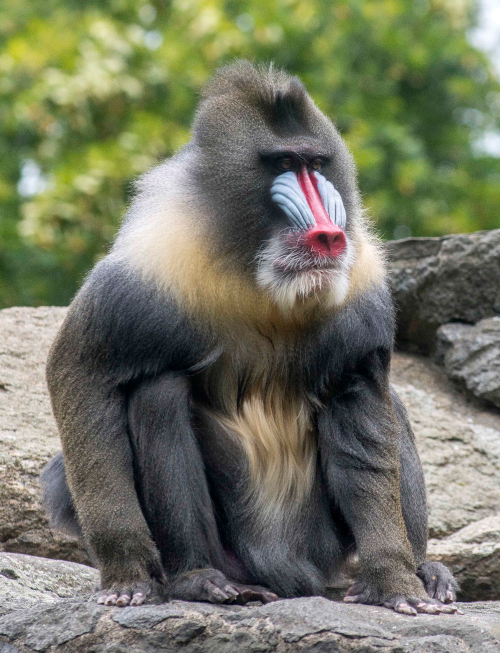
#> input picture Mandrill_Albert_September_2015_Zoo_Berlin.png, 1000 x 1306 px (shown at 1/2 size)
$ jupyter execute DCTConcept.ipynb
#> lines starting #> are read from the running program, lines starting #| are printed output that depends on the picture
# JPEG Concepts Part 1
# Quantizing Discrete Cosine Transform Coefficients
## Chris Tralie

[cell 1]
import numpy as np
import matplotlib.pyplot as plt
import IPython.display as ipd
import skimage

## An Audio Analogy

[cell 2]
sr = 44100
t = np.arange(sr*2)/sr
## Sawtooth wave
## sin(2pi * f t) + sin(2pi * 2f * t) / 2 + sin(2 pi * 3f * t) / 3 + ...
f = 440
n_sines = 10
amps = 255 / np.arange(1, n_sines+1)
y = np.zeros(t.size)
for i, a in enumerate(amps):
    y += np.sin(2*np.pi*f*(i+1)*t)*a
plt.figure(figsize=(12, 3))
#> (this line was passed over: IPython is not available in this run)
plt.plot(t[0:1000], y[0:1000])
#> (this line was passed over: IPython is not available in this run)
ipd.Audio(y, rate=sr)

[cell 3]
q = np.arange(1, n_sines+1)
print(q)

amps_rounded = q*np.round(amps/q)
a = np.array([amps, amps_rounded])
print(a)

y = np.zeros(t.size)
for i, a in enumerate(amps_rounded):
    y += np.sin(2*np.pi*f*(i+1)*t)*a
plt.figure(figsize=(12, 3))
#> (this line was passed over: IPython is not available in this run)
plt.plot(t[0:1000], y[0:1000])
#> (this line was passed over: IPython is not available in this run)
ipd.Audio(y, rate=sr)

[cell 4]
q = np.arange(1, n_sines+1)**2
print(q)

amps_rounded = q*np.round(amps/q)
a = np.array([amps, amps_rounded])
print(a)

y = np.zeros(t.size)
for i, a in enumerate(amps_rounded):
    y += np.sin(2*np.pi*f*(i+1)*t)*a
plt.figure(figsize=(12, 3))
#> (this line was passed over: IPython is not available in this run)
plt.plot(t[0:1000], y[0:1000])
#> (this line was passed over: IPython is not available in this run)
ipd.Audio(y, rate=sr)

## YCbCr Image Encoding / Blocking

[cell 5]
I = skimage.io.imread("Mandrill_Albert_September_2015_Zoo_Berlin.png")
#> I is the input picture: shape (1306, 1000, 3); mean R, G, B 114.4, 117.2, 98.3
b = 8
I = I[0:b*(I.shape[0]//b), 0:b*(I.shape[1]//b), :]
#> I: shape (1304, 1000, 3)
R = I[:, :, 0]
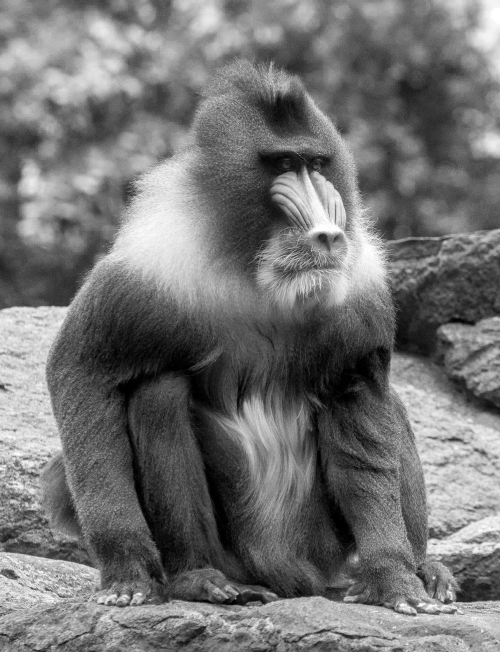
#> R: shape (1304, 1000) (shown at 1/2 size); min 0, max 255, mean 114.4
G = I[:, :, 1]
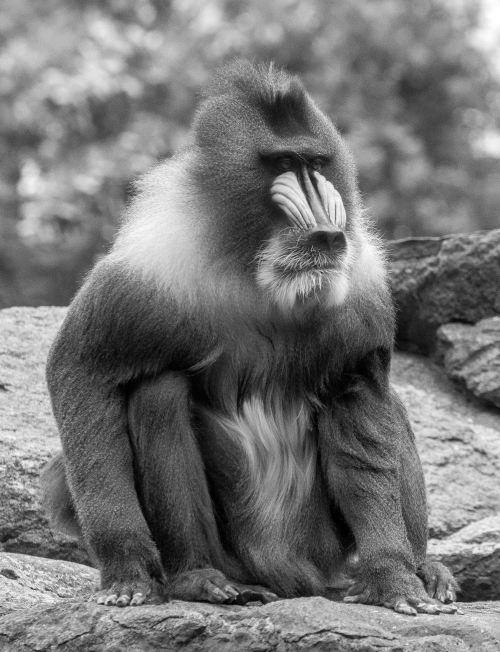
#> G: shape (1304, 1000) (shown at 1/2 size); min 0, max 255, mean 117.2
B = I[:, :, 2]
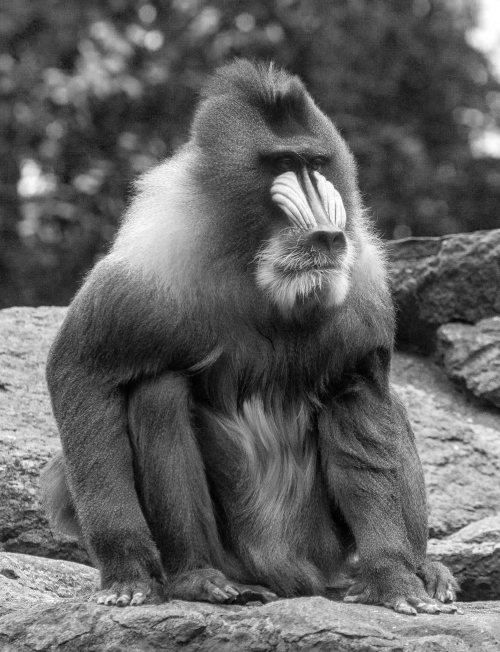
#> B: shape (1304, 1000) (shown at 1/2 size); min 0, max 255, mean 98.3

# Y (Illuminance/Grayscale/Brightness)
# Cb (Chroma blue)
# Cr (Chroma red)

IYCbCr = np.zeros(I.shape, dtype=float)
IYCbCr[:, :, 0] = 0.299*R + 0.587*G + 0.114*B # Y
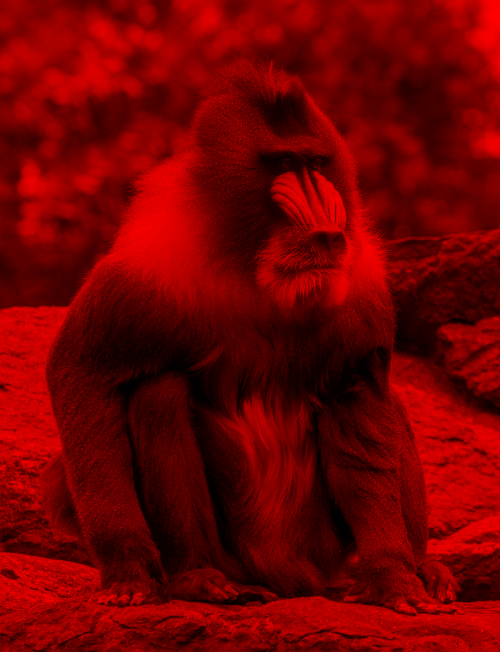
#> IYCbCr: shape (1304, 1000, 3) float64 (shown at 1/2 size); mean R, G, B 114.2, 0, 0
IYCbCr[:, :, 1] = -0.1687*R - 0.3313*G + 0.5*B + 128 #Cb
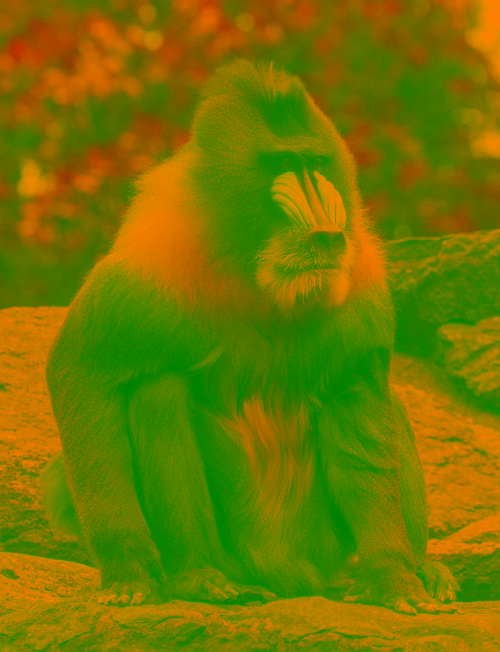
#> IYCbCr: shape (1304, 1000, 3) float64 (shown at 1/2 size); mean R, G, B 114.2, 119, 0
IYCbCr[:, :, 2] = 0.5*R - 0.4187*G - 0.0813*B + 128 #Cr
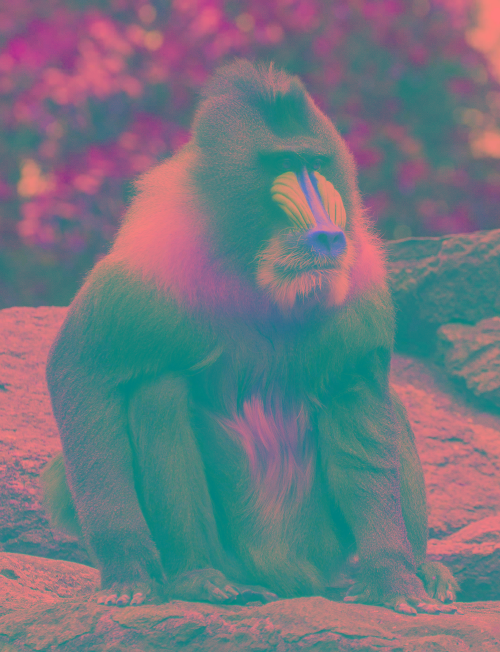
#> IYCbCr: shape (1304, 1000, 3) float64 (shown at 1/2 size); mean R, G, B 114.2, 119, 128.2

IYBlock = skimage.util.view_as_blocks(IYCbCr[:, :, 0], (b, b))
print(IYCbCr[:, :, 0].shape)
#| (1304, 1000)
print(IYBlock.shape)
#| (163, 125, 8, 8)

[cell 6]
plt.imshow(IYCbCr[0:200, 0:200, 0], cmap='gray')
#> (this line was passed over: IPython is not available in this run)
